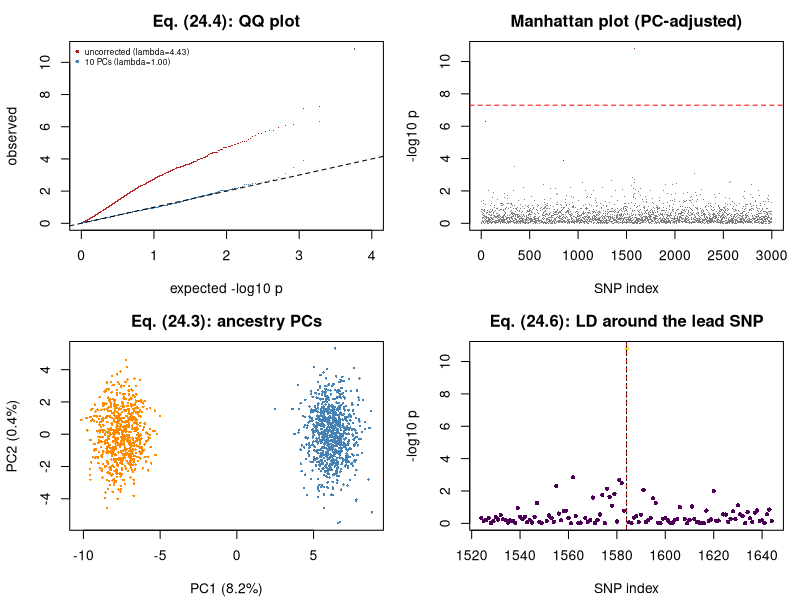

Generate this figure with R:
#' ---
#' title: "Applied 24 - Genotypes, GWAS, and statistical genetics"
#' output: html_document
#' ---
#'
#' **Curriculum link:** `stats.md` -> Topic 24, equations (24.1)-(24.9)
#'
#' ## Dataset card
#'
#' | | |
#' |---|---|
#' | **Real analogue** | A two-ancestry case/control GWAS with LD structure |
#' | **Key threats** | Population structure, LD, extreme multiplicity |
#'
#' Ancestry creates allele-frequency differences that correlate with phenotype.
#' Uncorrected, this produces genome-wide false positives that look exactly
#' like real associations.

#+ setup, message = FALSE
MODULE_NAME <- "24_gwas_association"
OUT <- file.path(Sys.getenv("STATS_OUT", unset = "results"), MODULE_NAME)
dir.create(OUT, recursive = TRUE, showWarnings = FALSE)
header <- function(txt) cat("\n", strrep("=", 72), "\n", txt, "\n",
                            strrep("=", 72), "\n", sep = "")
ALPHA_GW <- 5e-8

#' ## 1. Simulate a structured cohort with LD blocks

#+ simulate
header("1. Genotypes with ancestry structure and LD")
simulate_gwas <- function(n = 1500, n_snps = 3000, block_size = 25, n_causal = 3,
                          beta_causal = 0.45, ancestry_effect = 0.9) {
  pop <- rbinom(n, 1, 0.45)
  anc_freq <- runif(n_snps, 0.1, 0.9); fst <- 0.12
  f0 <- pmin(pmax(rbeta(n_snps, anc_freq*(1-fst)/fst, (1-anc_freq)*(1-fst)/fst), 0.02), 0.98)
  f1 <- pmin(pmax(rbeta(n_snps, anc_freq*(1-fst)/fst, (1-anc_freq)*(1-fst)/fst), 0.02), 0.98)
  G <- matrix(0L, n, n_snps)
  for (b in seq_len(n_snps %/% block_size)) {
    cols <- ((b-1)*block_size + 1):(b*block_size)
    for (a in 1:2) {
      latent <- rnorm(n)
      for (k in seq_along(cols)) {
        j <- cols[k]
        f <- ifelse(pop == 1, f1[j], f0[j])
        rho <- 0.85^(k-1)
        u <- rho*latent + sqrt(1 - rho^2)*rnorm(n)
        G[, j] <- G[, j] + as.integer(u > qnorm(1 - f))
      }
    }
  }
  causal <- sample(n_snps, n_causal)
  lin <- ancestry_effect*pop + as.vector(G[, causal] %*% rep(beta_causal, n_causal)) - 1
  list(G = G, y = rbinom(n, 1, plogis(lin)), pop = pop, causal = sort(causal))
}
set.seed(3401)
sim <- simulate_gwas()
G <- sim$G; y <- sim$y; pop <- sim$pop; causal <- sim$causal
n <- nrow(G); n_snps <- ncol(G)
cat(sprintf("  %d individuals x %d SNPs\n", n, n_snps))
cat(sprintf("  case prevalence: overall %.3f; pop0 %.3f, pop1 %.3f\n",
            mean(y), mean(y[pop == 0]), mean(y[pop == 1])))
cat(sprintf("  causal SNPs: %s\n", paste(causal, collapse = " ")))
cat("\n  Ancestry raises BOTH allele frequencies and disease risk - a textbook\n")
cat("  confounder (Module 32, fork structure).\n")

#' ## 2. Quality control, eq. (24.2)

#+ qc
header("2. QC: MAF, Hardy-Weinberg (24.2)")
hwe_p <- function(g) {
  n_aa <- sum(g == 0); n_ab <- sum(g == 1); n_bb <- sum(g == 2); N <- length(g)
  if (N == 0) return(1)
  p <- (2*n_bb + n_ab)/(2*N)
  exp_ <- c(N*(1-p)^2, 2*N*p*(1-p), N*p^2)
  obs <- c(n_aa, n_ab, n_bb)
  k <- exp_ > 0
  if (sum(k) < 2) return(1)
  pchisq(sum((obs[k] - exp_[k])^2/exp_[k]), 1, lower.tail = FALSE)
}
maf <- pmin(colMeans(G)/2, 1 - colMeans(G)/2)
## CRITICAL: HWE is tested in CONTROLS only. A real disease association can
## cause HWE deviation in cases, so testing everyone discards true signals.
hwe_ctrl <- apply(G[y == 0, ], 2, hwe_p)
hwe_all <- apply(G, 2, hwe_p)
keep <- maf > 0.01 & hwe_ctrl > 1e-6
cat(sprintf("  MAF > 0.01              : %d SNPs pass\n", sum(maf > 0.01)))
cat(sprintf("  HWE in CONTROLS > 1e-6  : %d pass\n", sum(hwe_ctrl > 1e-6)))
cat(sprintf("  HWE in EVERYONE > 1e-6  : %d pass\n", sum(hwe_all > 1e-6)))
cat(sprintf("  combined                : %d of %d SNPs retained\n", sum(keep), n_snps))
cat(sprintf("\n  causal SNPs surviving QC: %s\n",
            paste(causal[keep[causal]], collapse = " ")))
cat("  Apply HWE filtering to CONTROLS only.\n")

#' ## 3. The naive scan, and genomic inflation, eq. (24.1), (24.4)

#+ scan
header("3. Uncorrected scan -> genome-wide false positives (24.1), (24.4)")
scan_gwas <- function(G, y, covars = NULL, keep) {
  idx <- which(keep)
  B <- if (is.null(covars)) matrix(1, length(y), 1) else cbind(1, covars)
  p <- rep(NA_real_, ncol(G)); b <- rep(NA_real_, ncol(G))
  for (j in idx) {
    X <- cbind(B, G[, j])
    f <- try(suppressWarnings(glm.fit(X, y, family = binomial())), silent = TRUE)
    if (inherits(f, "try-error")) next
    cf <- f$coefficients
    if (any(is.na(cf))) next
    ## Wald z from the IRLS weights (eq. 13.5).
    W <- f$fitted.values*(1 - f$fitted.values)
    V <- try(chol2inv(chol(crossprod(X*sqrt(W)))), silent = TRUE)
    if (inherits(V, "try-error")) next
    se <- sqrt(V[ncol(X), ncol(X)])
    b[j] <- cf[ncol(X)]; p[j] <- 2*pnorm(abs(cf[ncol(X)]/se), lower.tail = FALSE)
  }
  list(p = p, beta = b)
}
lambda_gc <- function(p) {                                       # eq. (24.4)
  p <- p[is.finite(p) & p > 0]
  median(qchisq(p, 1, lower.tail = FALSE))/0.4549   # median of chi2_1 = 0.4549
}
r_naive <- scan_gwas(G, y, NULL, keep)
cat(sprintf("  lambda_GC (uncorrected) = %.3f   (1.00 = calibrated)\n",
            lambda_gc(r_naive$p)))
cat(sprintf("  SNPs below 5e-8         : %d\n", sum(r_naive$p < ALPHA_GW, na.rm = TRUE)))
cat(sprintf("  of which are causal     : %d\n",
            sum(r_naive$p[causal] < ALPHA_GW, na.rm = TRUE)))
cat(sprintf("\n  Bonferroni threshold for %d tested SNPs: %.2e\n", sum(keep), 0.05/sum(keep)))
cat("  The conventional 5e-8 (eq. 24.5) is 0.05/10^6, a correction for the\n")
cat("  ~1 million effectively independent common variants in European LD.\n")

#' ## 4. Correcting for structure: ancestry PCs, eq. (24.3)

#+ pcs
header("4. Principal components of the genotype matrix (24.3)")
genotype_pcs <- function(G, keep, k = 10, ld_thin = 5) {
  idx <- which(keep)[seq(1, sum(keep), by = ld_thin)]
  Z <- scale(G[, idx])
  Z[is.na(Z)] <- 0
  sv <- svd(Z, nu = k, nv = 0)
  list(x = sv$u %*% diag(sv$d[1:k]), pve = sv$d^2/sum(sv$d^2))
}
pcs <- genotype_pcs(G, keep)
cat(sprintf("  %4s%9s%24s\n", "PC", "PVE", "|corr with ancestry|"))
for (j in 1:5)
  cat(sprintf("  %4d%8.2f%%%24.3f\n", j, 100*pcs$pve[j], abs(cor(pcs$x[, j], pop))))
cat("\n  PC1 captures ancestry almost perfectly. In a real study you would also\n")
cat("  plot PCs against a reference panel (1000 Genomes) to LABEL the ancestry\n")
cat("  groups rather than just adjust for them.\n\n")
for (n_pc in c(0, 1, 2, 5, 10)) {
  cov_ <- if (n_pc == 0) NULL else pcs$x[, 1:n_pc, drop = FALSE]
  r <- scan_gwas(G, y, cov_, keep)
  cat(sprintf("  %2d PCs: lambda_GC = %.3f, %3d genome-wide hits, %d of them causal\n",
              n_pc, lambda_gc(r$p), sum(r$p < ALPHA_GW, na.rm = TRUE),
              sum(r$p[causal] < ALPHA_GW, na.rm = TRUE)))
  if (n_pc == 10) r_final <- r
}
cat("\n  Adjusting for ancestry PCs restores calibration (lambda -> 1) and\n")
cat("  leaves the true signals. NOTE lambda > 1 is NOT automatically\n")
cat("  confounding: a highly polygenic trait genuinely inflates it at large n.\n")
cat("  LD score regression separates polygenicity (slope) from confounding\n")
cat("  (intercept); the QQ plot is the visual version.\n")

#' ## 5. LD and clumping, eq. (24.6)

#+ clumping
header("5. LD means hits come in blocks (24.6)")
sig_idx <- which(is.finite(r_final$p) & r_final$p < ALPHA_GW)
cat(sprintf("  %d SNPs pass 5e-8 after PC adjustment\n", length(sig_idx)))
clump <- function(p, G, sig_idx, r2_thresh = 0.1, window = 60) {
  ord <- sig_idx[order(p[sig_idx])]
  lead <- integer(0); taken <- integer(0)
  for (j in ord) {
    if (j %in% taken) next
    lead <- c(lead, j)
    for (k in max(1, j-window):min(ncol(G), j+window)) {
      if (k %in% sig_idx && !(k %in% taken)) {
        if (sd(G[, j]) > 0 && sd(G[, k]) > 0 && cor(G[, j], G[, k])^2 > r2_thresh)
          taken <- c(taken, k)
      }
    }
    taken <- c(taken, j)
  }
  lead
}
lead_snps <- clump(r_final$p, G, sig_idx)
cat(sprintf("  after clumping (r^2 < 0.1): %d independent loci\n", length(lead_snps)))
cat(sprintf("  lead SNPs: %s\n", paste(sort(lead_snps), collapse = " ")))
cat(sprintf("  true causal SNPs: %s\n", paste(causal, collapse = " ")))
for (L in head(lead_snps, 3)) {
  near <- causal[abs(causal - L) < 30]
  if (length(near)) {
    c0 <- near[1]
    cat(sprintf("    lead SNP %d: causal variant %d is %d SNPs away, r^2 = %.3f,\n",
                L, c0, abs(L - c0), cor(G[, L], G[, c0])^2))
    cat(sprintf("      p_lead = %.2e, p_causal = %.2e\n", r_final$p[L], r_final$p[c0]))
  }
}
cat("\n  THE LEAD SNP IS OFTEN NOT THE CAUSAL VARIANT. It is the one that\n")
cat("  happened to be typed and happened to tag the causal haplotype best in\n")
cat("  THIS sample. Fine-mapping computes posterior inclusion probabilities\n")
cat("  and a 95% credible set rather than naming the top SNP.\n")

#' ## 6. Polygenic scores and leakage, eq. (24.8)

#+ pgs
header("6. Polygenic scores: the leakage trap (24.8)")
auc <- function(labels, scores) {
  r <- rank(scores); n1 <- sum(labels == 1); n0 <- sum(labels == 0)
  (sum(r[labels == 1]) - n1*(n1+1)/2)/(n1*n0)
}
set.seed(3402)
te <- sample(n, round(0.35*n)); tr <- setdiff(seq_len(n), te)
build_pgs <- function(idx_w, idx_score, p_thresh = 1e-3) {
  r <- scan_gwas(G[idx_w, ], y[idx_w], pcs$x[idx_w, 1:5], keep)
  sel <- which(is.finite(r$p) & r$p < p_thresh)
  if (!length(sel)) sel <- order(r$p)[1:5]
  list(score = as.vector(G[idx_score, sel, drop = FALSE] %*% r$beta[sel]), n_snp = length(sel))
}
h <- build_pgs(tr, te)                       # HONEST: weights from TRAINING only
l <- build_pgs(seq_len(n), te)               # LEAKY: weights from ALL samples
cat(sprintf("  weights from TRAINING only : %4d SNPs, test AUC = %.3f\n",
            h$n_snp, auc(y[te], h$score)))
cat(sprintf("  weights from ALL samples   : %4d SNPs, test AUC = %.3f   <- inflated\n",
            l$n_snp, auc(y[te], l$score)))
cat(sprintf("  optimism from the leak     : %+.3f\n",
            auc(y[te], l$score) - auc(y[te], h$score)))
p0 <- which(pop == 0); p1 <- which(pop == 1)
tr0 <- p0[-(1:floor(length(p0)/3))]; te0 <- p0[1:floor(length(p0)/3)]
s0 <- build_pgs(tr0, te0); s1 <- build_pgs(tr0, p1)
a_same <- auc(y[te0], s0$score); a_other <- auc(y[p1], s1$score)
cat("\n  Portability (trained entirely in population 0):\n")
cat(sprintf("    tested in population 0 : AUC = %.3f\n", a_same))
cat(sprintf("    tested in population 1 : AUC = %.3f\n", a_other))
cat(sprintf("    relative loss          : %.0f%%\n",
            100*(1 - (a_other - 0.5)/max(a_same - 0.5, 1e-9))))
cat("  Real PGS lose 50-80% of their predictive R^2 across ancestries, because\n")
cat("  LD patterns and allele frequencies differ. ALWAYS report the ancestry of\n")
cat("  both the training and the test data.\n")

#' ## 7. Figure

#+ figure
png(file.path(OUT, "gwas.png"), width = 1100, height = 800, res = 110)
par(mfrow = c(2, 2), mar = c(4.2, 4.2, 2.5, 1))
plot(NA, xlim = c(0, 4), ylim = c(0, max(-log10(r_naive$p), na.rm = TRUE)),
     xlab = "expected -log10 p", ylab = "observed", main = "Eq. (24.4): QQ plot")
for (row_ in list(list(r_naive$p, "firebrick"), list(r_final$p, "steelblue"))) {
  q <- sort(row_[[1]][is.finite(row_[[1]]) & row_[[1]] > 0])
  points(-log10(ppoints(length(q))), -log10(q), pch = ".", col = row_[[2]])
}
abline(0, 1, lty = 2)
legend("topleft", sprintf(c("uncorrected (lambda=%.2f)", "10 PCs (lambda=%.2f)"),
                          c(lambda_gc(r_naive$p), lambda_gc(r_final$p))),
       col = c("firebrick", "steelblue"), pch = 16, bty = "n", cex = 0.6)
ok <- is.finite(r_final$p)
plot(which(ok), -log10(r_final$p[ok]), pch = ".",
     col = ifelse(which(ok) %in% causal, "firebrick", "grey50"),
     xlab = "SNP index", ylab = "-log10 p", main = "Manhattan plot (PC-adjusted)")
abline(h = -log10(ALPHA_GW), col = "red", lty = 2)
plot(pcs$x[, 1], pcs$x[, 2], pch = 16, cex = 0.4,
     col = c("steelblue", "darkorange")[pop + 1],
     xlab = sprintf("PC1 (%.1f%%)", 100*pcs$pve[1]),
     ylab = sprintf("PC2 (%.1f%%)", 100*pcs$pve[2]), main = "Eq. (24.3): ancestry PCs")
if (length(lead_snps)) {
  L <- lead_snps[1]; lo <- max(1, L-60); hi <- min(n_snps, L+60)
  r2s <- sapply(lo:hi, function(k) if (sd(G[, k]) > 0) cor(G[, L], G[, k])^2 else 0)
  plot(lo:hi, -log10(pmax(r_final$p[lo:hi], 1e-300)), pch = 16, cex = 0.7,
       col = hcl.colors(10, "viridis")[cut(r2s, 10)],
       xlab = "SNP index", ylab = "-log10 p", main = "Eq. (24.6): LD around the lead SNP")
  abline(v = L, col = "red", lty = 2)
  for (c0 in causal) if (c0 >= lo && c0 <= hi) abline(v = c0, lty = 3)
}
invisible(dev.off())
cat("\nFigure written to", file.path(OUT, "gwas.png"), "\n")

#' # PROBLEMS
#'
#' ### Problem 1: Why 5e-8?
#'
#' Estimate the number of EFFECTIVELY INDEPENDENT tests (eigenvalues of the SNP
#' correlation matrix explaining 99.5% of variance) and derive the appropriate
#' Bonferroni threshold. Compare to 0.05/n_snps.

#+ problem1
## ---- YOUR CODE HERE ----------------------------------------------------

## ---- SOLUTION (uncomment to check) -------------------------------------
# idx <- which(keep)[1:1200]
# Z <- scale(G[, idx]); Z[is.na(Z)] <- 0
# ev <- pmax(eigen(cor(Z), only.values = TRUE)$values, 0)
# m_eff <- which(cumsum(ev)/sum(ev) >= 0.995)[1]
# cat(sprintf("  SNPs tested                  : %d\n", length(idx)))
# cat(sprintf("  effectively independent tests: %d\n", m_eff))
# cat(sprintf("  naive Bonferroni 0.05/M      : %.2e\n", 0.05/length(idx)))
# cat(sprintf("  LD-aware  0.05/M_eff         : %.2e\n", 0.05/m_eff))
# cat(sprintf("  ratio                        : %.2fx too strict\n", length(idx)/m_eff))
#
# ## LD makes neighbouring tests redundant, so a naive Bonferroni over every SNP
# ## is CONSERVATIVE. The genome-wide 5e-8 is calibrated to ~1e6 effectively
# ## independent COMMON variants, not to the number of SNPs on the array - which
# ## is why denser arrays do not need a stricter threshold, while whole-genome
# ## sequencing (which adds genuinely independent RARE variants) does.

#' ### Problem 2: Case/control ancestry imbalance
#'
#' Re-simulate with `ancestry_effect = 0` but sample cases preferentially from
#' population 1. Show that lambda_GC still inflates, and PCs still fix it.

#+ problem2
## ---- YOUR CODE HERE ----------------------------------------------------

## ---- SOLUTION (uncomment to check) -------------------------------------
# set.seed(777)
# s2 <- simulate_gwas(ancestry_effect = 0)
# ## Deliberately over-sample population 1 among cases (a recruitment artefact).
# drop <- sample(which(s2$y == 1 & s2$pop == 0),
#                size = floor(0.7*sum(s2$y == 1 & s2$pop == 0)))
# sel <- setdiff(seq_along(s2$y), drop)
# G2 <- s2$G[sel, ]; y2 <- s2$y[sel]; pop2 <- s2$pop[sel]
# maf2 <- pmin(colMeans(G2)/2, 1 - colMeans(G2)/2)
# keep2 <- maf2 > 0.01
# r2a <- scan_gwas(G2, y2, NULL, keep2)
# pcs2 <- genotype_pcs(G2, keep2)
# r2b <- scan_gwas(G2, y2, pcs2$x[, 1:10], keep2)
# cat(sprintf("  case fraction from pop1: %.2f vs control %.2f\n",
#             mean(pop2[y2 == 1]), mean(pop2[y2 == 0])))
# cat(sprintf("  lambda_GC uncorrected : %.3f\n", lambda_gc(r2a$p)))
# cat(sprintf("  lambda_GC with 10 PCs : %.3f\n", lambda_gc(r2b$p)))
# cat(sprintf("  genome-wide hits: %d -> %d\n",
#             sum(r2a$p < 5e-8, na.rm = TRUE), sum(r2b$p < 5e-8, na.rm = TRUE)))
#
# ## Ancestry does not have to CAUSE the disease. It only has to be associated
# ## with case/control STATUS - here through recruitment - to confound every SNP
# ## whose frequency differs between populations. This is the selection/collider
# ## structure of Module 32.

#' ### Problem 3: Mendelian randomisation and the F-statistic
#'
#' Use the causal SNPs as instruments for a simulated exposure and compute the
#' IVW estimate (eq. 24.9). Add WEAK instruments and watch what happens.

#+ problem3
## ---- YOUR CODE HERE ----------------------------------------------------

## ---- SOLUTION (uncomment to check) -------------------------------------
# set.seed(31)
# TRUE_CAUSAL <- 0.6
# Xexp <- as.vector(G[, causal] %*% rep(0.5, length(causal))) + rnorm(n)
# U <- rnorm(n)                                        # confounder
# Yout <- TRUE_CAUSAL*Xexp + 1.2*U + rnorm(n)
# Xexp <- Xexp + 1.2*U                                 # confound the exposure too
# ivw <- function(instr) {
#   st <- t(sapply(instr, function(j) {
#     fx <- lm(Xexp ~ G[, j]); fy <- lm(Yout ~ G[, j])
#     c(coef(fx)[2], coef(summary(fx))[2,2], coef(fy)[2], coef(summary(fy))[2,2])
#   }))
#   bx <- st[,1]; sx <- st[,2]; by <- st[,3]; sy <- st[,4]
#   c(est = sum(bx*by/sy^2)/sum(bx^2/sy^2), F = mean((bx/sx)^2))   # eq. (24.9)
# }
# strong <- ivw(causal)
# weak <- ivw(c(causal, setdiff(seq_len(n_snps), causal)[1:8]))
# cat(sprintf("  TRUE causal effect            = %.3f\n", TRUE_CAUSAL))
# cat(sprintf("  naive OLS (confounded)        = %.3f\n", coef(lm(Yout ~ Xexp))[2]))
# cat(sprintf("  IVW, strong instruments only  = %.3f  (mean F = %.1f)\n",
#             strong["est"], strong["F"]))
# cat(sprintf("  IVW, plus 8 weak instruments  = %.3f  (mean F = %.1f)\n",
#             weak["est"], weak["F"]))
#
# ## Relevance is CHECKABLE: mean F > 10 is the usual rule. Weak instruments
# ## bias IVW TOWARD the confounded OLS value. The other two MR assumptions -
# ## independence and the EXCLUSION RESTRICTION - are NOT testable. MR-Egger and
# ## weighted-median estimators are sensitivity analyses for horizontal
# ## pleiotropy, not proofs that it is absent.

#' ## What to take away
#'
#' 1. Do QC first, and test HWE in **controls only**.
#' 2. Control structure with PCs or an LMM; verify with lambda_GC and a QQ plot.
#' 3. Clump before counting "independent loci"; fine-map before naming a gene.
#' 4. Never evaluate a PGS in samples that contributed to its weights, and
#'    report ancestry transferability.
#'
#' **Next:** `25_proteomics_missing_values.R`
